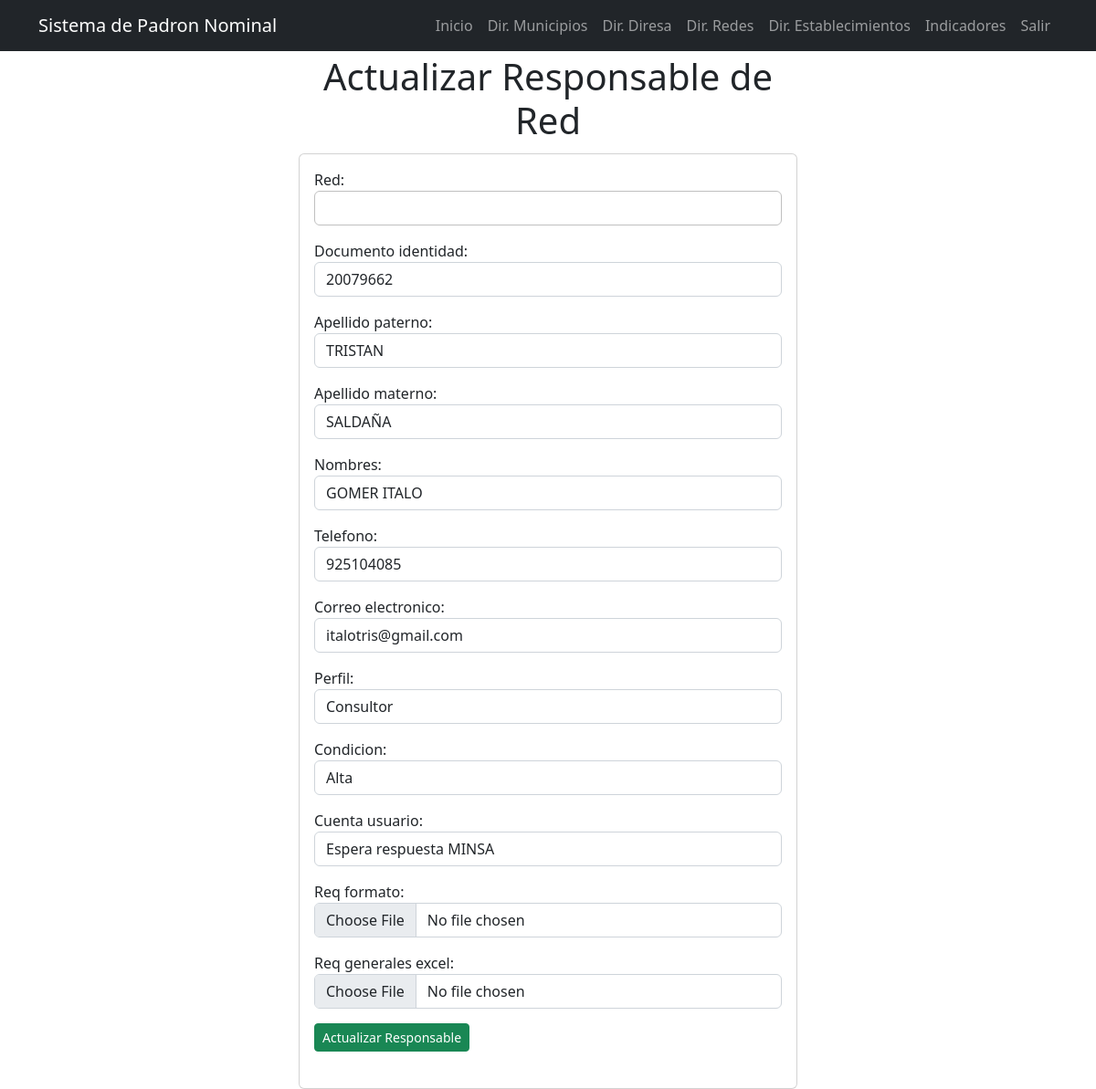
/directorio_red/1/ (signed in), run on the app's committed database.
### filiacion/models.py (models this page shows, shortened)
class DirectorioRed(models.Model):
    TIPO_USUARIO = [
                    ('diresa', 'diresa'),
                    ('red', 'red'),
                    ('microred', 'microred'),
                    ('establecimiento', 'establecimiento'),
                ]
    PERFIL = [
                ('Consultor', 'Consultor'),
                ('Registrador', 'Registrador'),
            ]
    CONDICION = [
                    ('Alta', 'Alta'),
                    ('Baja', 'Baja'),
                ]
    CUENTA_USUARIO = [
                    ('Si', 'Si'),
                    ('No', 'No'),
                    ('Espera respuesta MINSA', 'Espera respuesta MINSA'),
                ]
    diresa = models.CharField(max_length=100,null=True, blank=True)
    red = models.CharField(max_length=100,null=True, blank=True)
    microred = models.CharField(max_length=100,null=True, blank=True)
    establecimiento = models.CharField(max_length=100,null=True, blank=True)
    tipo_usuario = models.CharField(choices=TIPO_USUARIO, max_length=100, null=True, blank=True)
    documento_identidad = models.CharField(max_length=100,null=True, blank=True)
    apellido_paterno = models.CharField(max_length=100,null=True, blank=True)
    apellido_materno = models.CharField(max_length=200,null=True, blank=True)
    nombres = models.CharField(max_length=200,null=True, blank=True)
    telefono = models.CharField(max_length=200,null=True, blank=True)
    correo_electronico = models.CharField(max_length=200,null=True, blank=True)
    perfil = models.CharField(choices=PERFIL,max_length=100,null=True, blank=True)
    condicion = models.CharField(choices=CONDICION,max_length=100,null=True, blank=True)
    cuenta_usuario = models.CharField(choices=CUENTA_USUARIO,max_length=100,null=True, blank=True)
    contraseña_usuario = models.CharField(max_length=100,null=True, blank=True)
    req_formato = models.FileField(upload_to="filiacion/formato/",null=True, blank=True)
    dateTimeOfUpload_req_formato = models.DateTimeField(auto_now = True,null=True, blank=True)
    req_generales_excel = models.FileField(upload_to="filiacion/excel/",null=True, blank=True)
    dateTimeOfUpload_generales_excel = models.DateTimeField(auto_now = True,null=True, blank=True)

### filiacion/views.py (the view, shortened to what this page needs)
# urls.py: path('directorio_red/<int:directorio_red_id>/', views.directorio_red_detail, name='directorio_red_detail'),
@login_required
def directorio_red_detail(request, directorio_red_id):
    if request.method == 'GET':
        directorio_red = get_object_or_404(DirectorioRed, pk=directorio_red_id)
        form = DirectorioRedForm(instance=directorio_red)
        context = {
            'directorio_red': directorio_red,
            'form': form
        }
        return render(request, 'directorio_red_detail.html', context)

### filiacion/templates/directorio_red_detail.html (shortened to what this page needs)
{% extends 'base.html' %}
{% block content %}
<main class="container">
  <div class="row">
    <div class="col-md-6 offset-md-3 text-center py-1">
      <h1>Actualizar Responsable de Red</h1>
    </div>
    <div class="col-md-6 offset-md-3">
      <section class="card card-body">
        <div class="row">
          <form method="POST" enctype="multipart/form-data">
              {{form.as_p}}
              <button class="btn btn-success btn-sm">
                Actualizar Responsable
              </button>
          </form>
        </div>
      </section>
    </div>
  </div>
</main>
{% endblock %}

### data on the page
DirectorioRed: documento_identidad "20079662", apellido_paterno "TRISTAN", apellido_materno "SALDAÑA", nombres "GOMER ITALO", telefono "925104085", correo_electronico "italotris@gmail.com", perfil "Consultor", condicion "Alta", cuenta_usuario "Espera respuesta MINSA"
